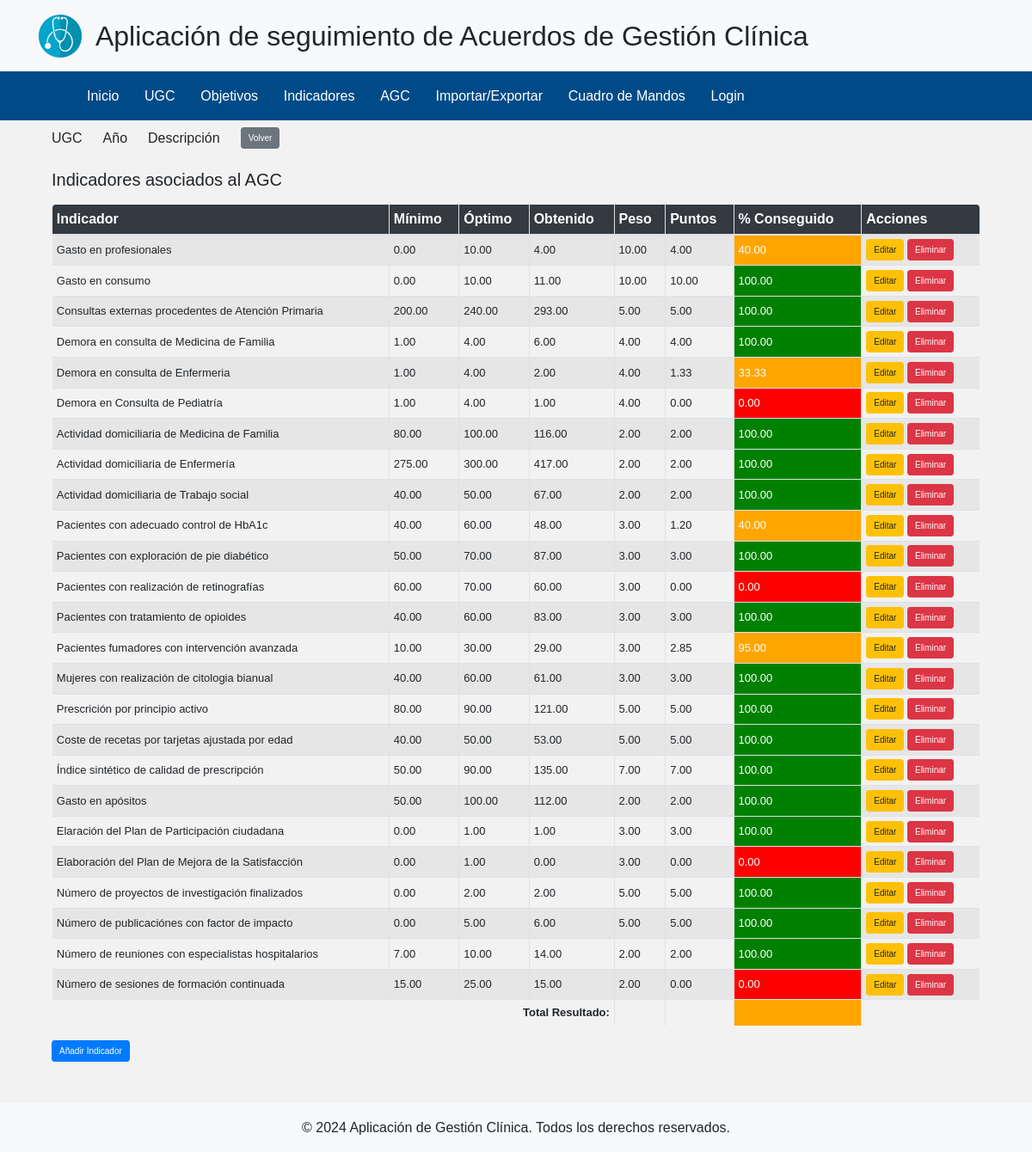
The app's page /agc/1/indicadores/ with its own data.
### myapp/models.py (models this page shows, shortened)
class AcuerdoIndicadores(models.Model):
    id_acuerdo_indicador = models.AutoField(primary_key=True)
    id_agc = models.ForeignKey(AGC, on_delete=models.CASCADE)
    id_indicador = models.ForeignKey(Indicador, on_delete=models.CASCADE)
    valor_min = models.DecimalField(max_digits=10, decimal_places=2)
    valor_opt = models.DecimalField(max_digits=10, decimal_places=2)
    valor_obtenido = models.DecimalField(max_digits=10, decimal_places=2, blank=True, null=True)
    peso_indicador = models.DecimalField(max_digits=10, decimal_places=2)
    resultado_indicador = models.DecimalField(max_digits=10, decimal_places=2, blank=True, null=True)
    porcentaje_conseguido = models.DecimalField(max_digits=10, decimal_places=2, blank=True, null=True)

class Indicador(models.Model):
    id_indicador = models.AutoField(primary_key=True)
    id_objetivo = models.ForeignKey(Objetivo, on_delete=models.CASCADE)
    nombre_indicador = models.CharField(max_length=255)
    descripcion_indicador = models.CharField(max_length=255, blank=True, null=True)
    fuente = models.CharField(max_length=255, blank=True, null=True)

### myapp/views.py (the view)
# urls.py: path('agc/<int:pk>/indicadores/', GestionarIndicadoresAGCView.as_view(), name='gestionar_indicadores_agc'),
class GestionarIndicadoresAGCView(View):
    def get(self, request, pk):
        agc = get_object_or_404(AGC, pk=pk)
        indicadores = AcuerdoIndicadores.objects.filter(id_agc=agc)
        return render(request, 'myapp/editar_agc.html', {'agc': agc, 'indicadores': indicadores})

### myapp/templates/myapp/editar_agc.html (shortened to what this page needs)
{% extends "myapp/base.html" %}
{% block content %}
<div class="container mt-2">
  <form method="post" class="mb-4 form-inline">
            <div class="form-group mr-3">
              <label for="{{ form.id_ugc.id_for_label }}" class="mr-2">UGC</label>
          </div>
          <div class="form-group mr-3">
              <label for="{{ form.anio_agc.id_for_label }}" class="mr-2">Año</label>
          </div>
          <div class="form-group mr-3">
              <label for="{{ form.descripcion_agc.id_for_label }}" class="mr-2">Descripción</label>
          </div>
    <a href="{% url 'gestionar_agc' %}" class="btn btn-secondary btn-sm">Volver</a>
  </form>
  <h5 class="mb-3">Indicadores asociados al AGC</h5>
  <table class="table table-sm table-striped table-bordered">
    <thead>
      <tr>
        <th>Indicador</th>
        <th>Mínimo</th>
        <th>Óptimo</th>
        <th>Obtenido</th>
        <th>Peso</th>
        <th>Puntos</th>
        <th>% Conseguido</th>
        <th>Acciones</th>
      </tr>
    </thead>
    <tbody>
      {% for acuerdo in indicadores %}
      <tr>
        <td>{{ acuerdo.id_indicador.nombre_indicador }}</td>
        <td>{{ acuerdo.valor_min }}</td>
        <td>{{ acuerdo.valor_opt }}</td>
        <td>{{ acuerdo.valor_obtenido }}</td>
        <td>{{ acuerdo.peso_indicador }}</td>
        <td>{{ acuerdo.resultado_indicador }}</td>
        <td class="{% if acuerdo.porcentaje_conseguido == 0 %}bg-red{% elif acuerdo.porcentaje_conseguido == 100 %}bg-green{% else %}bg-orange{% endif %}">
            {{ acuerdo.porcentaje_conseguido }}
        </td>
        <td>
          <a href="{% url 'editar_acuerdo_indicador' acuerdo.pk %}" class="btn btn-warning btn-sm">Editar</a>
          <form method="post" action="{% url 'eliminar_acuerdo_indicador' acuerdo.pk %}" class="d-inline">
            <button type="submit" class="btn btn-danger btn-sm">Eliminar</button>
          </form>
        </td>
      </tr>
      {% endfor %}
      <tr>
        <td colspan="4" class="text-right"><strong>Total Resultado:</strong></td>
        <td><strong>{{ total_peso }}</strong></td>
        <td><strong>{{ total_resultado }}</strong></td>
        <td class="{% if acuerdo.porcentaje_conseguido == 0 %}bg-red{% elif acuerdo.porcentaje_conseguido == 100 %}bg-green{% else %}bg-orange{% endif %}"><strong>{{ total_porcentaje }}</strong></td>
        <td colspan="2"></td>
      </tr>
    </tbody>
  </table>
  <a href="{% url 'crear_acuerdo_indicador' agc.pk %}" class="btn btn-primary btn-sm">Añadir Indicador</a>
</div>
{% endblock %}

### myapp/templates/myapp/base.html (shortened to what this page needs)
<!DOCTYPE html>
<html lang="en">
<head>
    {% load static %}
    <link href="https://stackpath.bootstrapcdn.com/bootstrap/4.5.2/css/bootstrap.min.css" rel="stylesheet">
    <link href="https://cdnjs.cloudflare.com/ajax/libs/font-awesome/5.15.3/css/all.min.css" rel="stylesheet">
    <link href="{% static 'css/styles.css' %}" rel="stylesheet">
</head>
<body>
    <header class="bg-light py-3">
        <div class="container d-flex align-items-center">
            <img src="{% static 'img/logo.png' %}" alt="Logo" class="mr-3" style="height: 50px;">
            <h2 class="mb-0">Aplicación de seguimiento de Acuerdos de Gestión Clínica</h2>
        </div>
    </header>
    <nav class="navbar navbar-expand-lg navbar-custom">
        <div class="container">
            <div>
                <ul class="navbar-nav w-100 mr-5 ml-5 d-flex justify-content-between">
                    <li class="nav-item"><a class="nav-link" href="{% url 'inicio' %}">Inicio</a></li>
                    <li class="nav-item"><a class="nav-link" href="{% url 'gestionar_ugc' %}">UGC</a></li>
                    <li class="nav-item"><a class="nav-link" href="{% url 'gestionar_objetivos' %}">Objetivos</a></li>
                    <li class="nav-item"><a class="nav-link" href="{% url 'gestionar_indicadores' %}">Indicadores</a></li>
                    <li class="nav-item"><a class="nav-link" href="{% url 'gestionar_agc' %}">AGC</a></li>
                    <li class="nav-item"><a class="nav-link" href="{% url 'import_export' %}">Importar/Exportar</a></li>
                    <li class="nav-item"><a class="nav-link" href="{% url 'cuadro_de_mandos' %}">Cuadro de Mandos</a></li>
                    {% if user.is_authenticated %}
                        <li class="nav-item dropdown">
                            <a class="nav-link dropdown-toggle" href="#" id="navbarDropdown" role="button" data-toggle="dropdown" aria-haspopup="true" aria-expanded="false">
                                {{ user.username }}
                            </a>
                            <div class="dropdown-menu" aria-labelledby="navbarDropdown">
                                <a class="dropdown-item" href="{% url 'logout' %}">Logout</a>
                            </div>
                        </li>
                    {% else %}
                        <li class="nav-item"><a class="nav-link" href="{% url 'login' %}">Login</a></li>
                    {% endif %}
                </ul>
            </div>
        </div>
    </nav>
    <div class="container mt-2">
        {% block content %}{% endblock %}
    </div>
    <footer class="bg-light py-3 mt-5">
        <div class="container text-center">
            <p class="mb-0">© 2024 Aplicación de Gestión Clínica. Todos los derechos reservados.</p>
        </div>
    </footer>
</body>
</html>

### static/css/styles.css (style rules this page uses)
body { background-color: #f2f2f2; font-family: 'Arial', sans-serif; }
.navbar { background-color: #004b87; }
.navbar-custom { background-color: #004b87; }
.navbar-custom .nav-link { color: white !important; text-align: center; display: block; }
.nav-link { color: #366ed6 !important; }
.container { margin-top: 1px; }
.btn-warning { font-size: x-small; }
.btn-danger { font-size: x-small; }
.btn-primary { font-size: x-small; }
.btn-secondary { font-size: x-small; }
.table { border-radius: 5px; overflow: hidden; }
.table thead { background-color: #343a40; color: #ffffff; text-align: center; }
.table th { vertical-align: middle; text-align: left; font-size: medium; }
.table td { vertical-align: middle; text-align: left; font-size: small; }
.bg-red { background-color: red; color: white; }
.bg-green { background-color: green; color: white; }
.bg-orange { background-color: orange; color: white; }

### records on screen
AcuerdoIndicadores: id_indicador.nombre_indicador "Gasto en profesionales", valor_min "0.00", valor_opt "10.00", valor_obtenido "4.00", peso_indicador "10.00", resultado_indicador "4.00", porcentaje_conseguido "40.00"
AcuerdoIndicadores: id_indicador.nombre_indicador "Gasto en consumo", valor_min "0.00", valor_opt "10.00", valor_obtenido "11.00", peso_indicador "10.00", resultado_indicador "10.00", porcentaje_conseguido "100.00"
AcuerdoIndicadores: id_indicador.nombre_indicador "Consultas externas procedentes de Atención Primaria", valor_min "200.00", valor_opt "240.00", valor_obtenido "293.00", peso_indicador "5.00", resultado_indicador "5.00", porcentaje_conseguido "100.00"
AcuerdoIndicadores: id_indicador.nombre_indicador "Demora en consulta de Medicina de Familia", valor_min "1.00", valor_opt "4.00", valor_obtenido "6.00", peso_indicador "4.00", resultado_indicador "4.00", porcentaje_conseguido "100.00"
AcuerdoIndicadores: id_indicador.nombre_indicador "Demora en consulta de Enfermeria", valor_min "1.00", valor_opt "4.00", valor_obtenido "2.00", peso_indicador "4.00", resultado_indicador "1.33", porcentaje_conseguido "33.33"
AcuerdoIndicadores: id_indicador.nombre_indicador "Demora en Consulta de Pediatría", valor_min "1.00", valor_opt "4.00", valor_obtenido "1.00", peso_indicador "4.00", resultado_indicador "0.00", porcentaje_conseguido "0.00"
AcuerdoIndicadores: id_indicador.nombre_indicador "Actividad domiciliaria de Medicina de Familia", valor_min "80.00", valor_opt "100.00", valor_obtenido "116.00", peso_indicador "2.00", resultado_indicador "2.00", porcentaje_conseguido "100.00"
AcuerdoIndicadores: id_indicador.nombre_indicador "Actividad domiciliaria de Enfermería", valor_min "275.00", valor_opt "300.00", valor_obtenido "417.00", peso_indicador "2.00", resultado_indicador "2.00", porcentaje_conseguido "100.00"
AcuerdoIndicadores: id_indicador.nombre_indicador "Actividad domiciliaria de Trabajo social", valor_min "40.00", valor_opt "50.00", valor_obtenido "67.00", peso_indicador "2.00", resultado_indicador "2.00", porcentaje_conseguido "100.00"
AcuerdoIndicadores: id_indicador.nombre_indicador "Pacientes con adecuado control de HbA1c", valor_min "40.00", valor_opt "60.00", valor_obtenido "48.00", peso_indicador "3.00", resultado_indicador "1.20", porcentaje_conseguido "40.00"
AcuerdoIndicadores: id_indicador.nombre_indicador "Pacientes con exploración de pie diabético", valor_min "50.00", valor_opt "70.00", valor_obtenido "87.00", peso_indicador "3.00", resultado_indicador "3.00", porcentaje_conseguido "100.00"
AcuerdoIndicadores: id_indicador.nombre_indicador "Pacientes con realización de retinografías", valor_min "60.00", valor_opt "70.00", valor_obtenido "60.00", peso_indicador "3.00", resultado_indicador "0.00", porcentaje_conseguido "0.00"
AcuerdoIndicadores: id_indicador.nombre_indicador "Pacientes con tratamiento de opioides", valor_min "40.00", valor_opt "60.00", valor_obtenido "83.00", peso_indicador "3.00", resultado_indicador "3.00", porcentaje_conseguido "100.00"
AcuerdoIndicadores: id_indicador.nombre_indicador "Pacientes fumadores con intervención avanzada", valor_min "10.00", valor_opt "30.00", valor_obtenido "29.00", peso_indicador "3.00", resultado_indicador "2.85", porcentaje_conseguido "95.00"
AcuerdoIndicadores: id_indicador.nombre_indicador "Mujeres con realización de citologia bianual", valor_min "40.00", valor_opt "60.00", valor_obtenido "61.00", peso_indicador "3.00", resultado_indicador "3.00", porcentaje_conseguido "100.00"
AcuerdoIndicadores: id_indicador.nombre_indicador "Prescrición por principio activo", valor_min "80.00", valor_opt "90.00", valor_obtenido "121.00", peso_indicador "5.00", resultado_indicador "5.00", porcentaje_conseguido "100.00"
AcuerdoIndicadores: id_indicador.nombre_indicador "Coste de recetas por tarjetas ajustada por edad", valor_min "40.00", valor_opt "50.00", valor_obtenido "53.00", peso_indicador "5.00", resultado_indicador "5.00", porcentaje_conseguido "100.00"
AcuerdoIndicadores: id_indicador.nombre_indicador "Índice sintético de calidad de prescripción", valor_min "50.00", valor_opt "90.00", valor_obtenido "135.00", peso_indicador "7.00", resultado_indicador "7.00", porcentaje_conseguido "100.00"
AcuerdoIndicadores: id_indicador.nombre_indicador "Gasto en apósitos", valor_min "50.00", valor_opt "100.00", valor_obtenido "112.00", peso_indicador "2.00", resultado_indicador "2.00", porcentaje_conseguido "100.00"
AcuerdoIndicadores: id_indicador.nombre_indicador "Elaración del Plan de Participación ciudadana", valor_min "0.00", valor_opt "1.00", valor_obtenido "1.00", peso_indicador "3.00", resultado_indicador "3.00", porcentaje_conseguido "100.00"
AcuerdoIndicadores: id_indicador.nombre_indicador "Elaboración del Plan de Mejora de la Satisfacción", valor_min "0.00", valor_opt "1.00", valor_obtenido "0.00", peso_indicador "3.00", resultado_indicador "0.00", porcentaje_conseguido "0.00"
AcuerdoIndicadores: id_indicador.nombre_indicador "Número de proyectos de investigación finalizados", valor_min "0.00", valor_opt "2.00", valor_obtenido "2.00", peso_indicador "5.00", resultado_indicador "5.00", porcentaje_conseguido "100.00"
AcuerdoIndicadores: id_indicador.nombre_indicador "Número de publicaciónes con factor de impacto", valor_min "0.00", valor_opt "5.00", valor_obtenido "6.00", peso_indicador "5.00", resultado_indicador "5.00", porcentaje_conseguido "100.00"
AcuerdoIndicadores: id_indicador.nombre_indicador "Número de reuniones con especialistas hospitalarios", valor_min "7.00", valor_opt "10.00", valor_obtenido "14.00", peso_indicador "2.00", resultado_indicador "2.00", porcentaje_conseguido "100.00"
AcuerdoIndicadores: id_indicador.nombre_indicador "Número de sesiones de formación continuada", valor_min "15.00", valor_opt "25.00", valor_obtenido "15.00", peso_indicador "2.00", resultado_indicador "0.00", porcentaje_conseguido "0.00"
